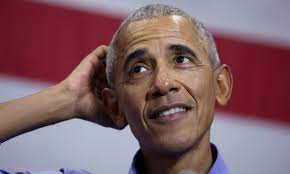
#> input picture train/obama/images.jpg, 290 x 174 px, given in place of images.jpeg, which was not available
$ python '2 readingImage2.py'
#> lines starting #> are read from the running program, lines starting #| are printed output that depends on the picture
import cv2

img = cv2.imread("images/images.jpeg", 0)
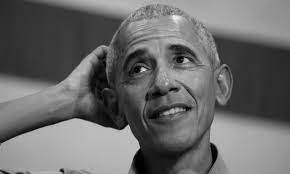
#> img: shape (174, 290); min 0, max 243, mean 106.4
print(type(img))
#| <class 'numpy.ndarray'>
print(img) #will print the n array
#> (printed output is left out)
print(img.shape) #pixels 1485, 990 is greater than my screen
#| (174, 290)
print(img.ndim) #the dimension ie gray or rbg
#| 2
cv2.imshow("Galaxy default", img)
cv2.waitKey(0)

$ run again, with train/obama/16723221568690.jpg copied over train/obama/images.jpg
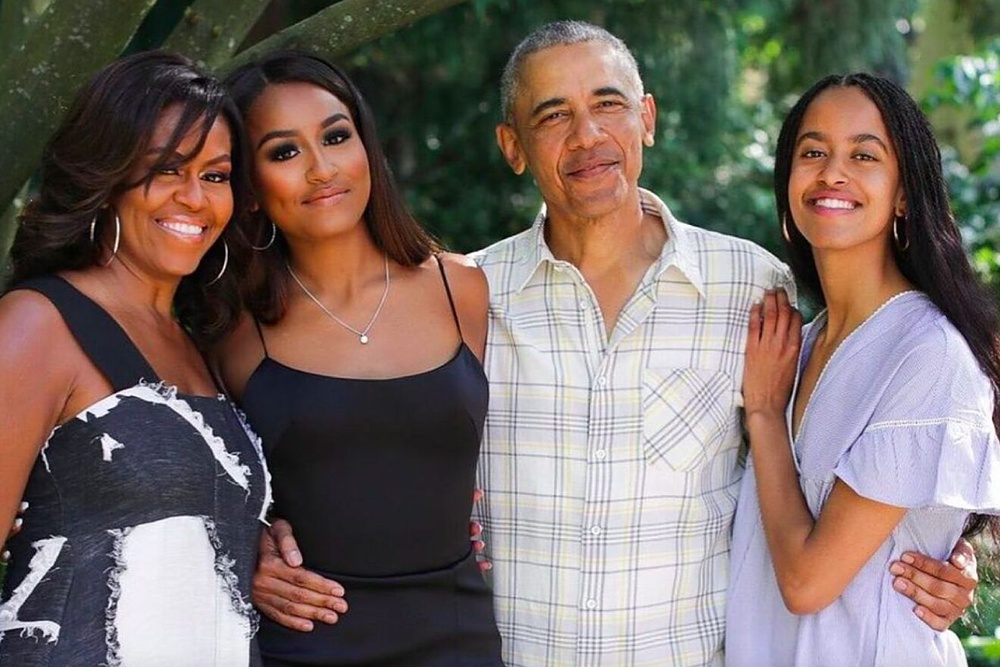
#> input picture train/obama/16723221568690.jpg, 1000 x 667 px, shrunk from 1320 x 881 before the run, given in place of images.jpeg, which was not available
#> `img = cv2.imread("images/images.jpeg", 0)`:
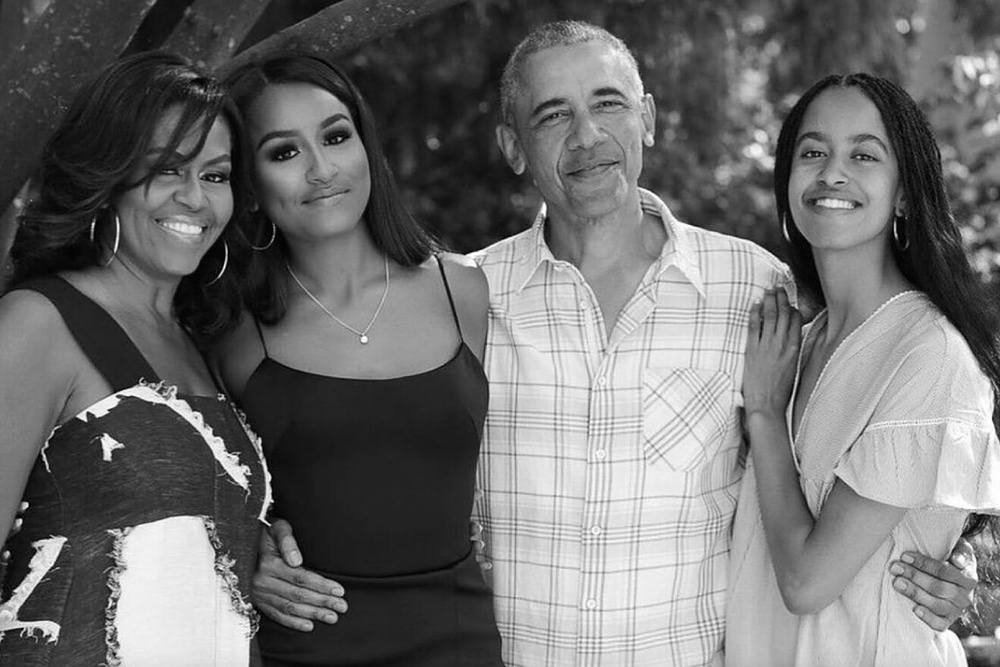
#> img: shape (667, 1000); min 0, max 255, mean 110.9
#| <class 'numpy.ndarray'>
#> (printed output is left out)
#| (667, 1000)
#| 2

$ run again, with train/obama/Barack-Obama-5efdc12a59bd48dd8da8ca2816d50a66.jpg copied over train/obama/images.jpg
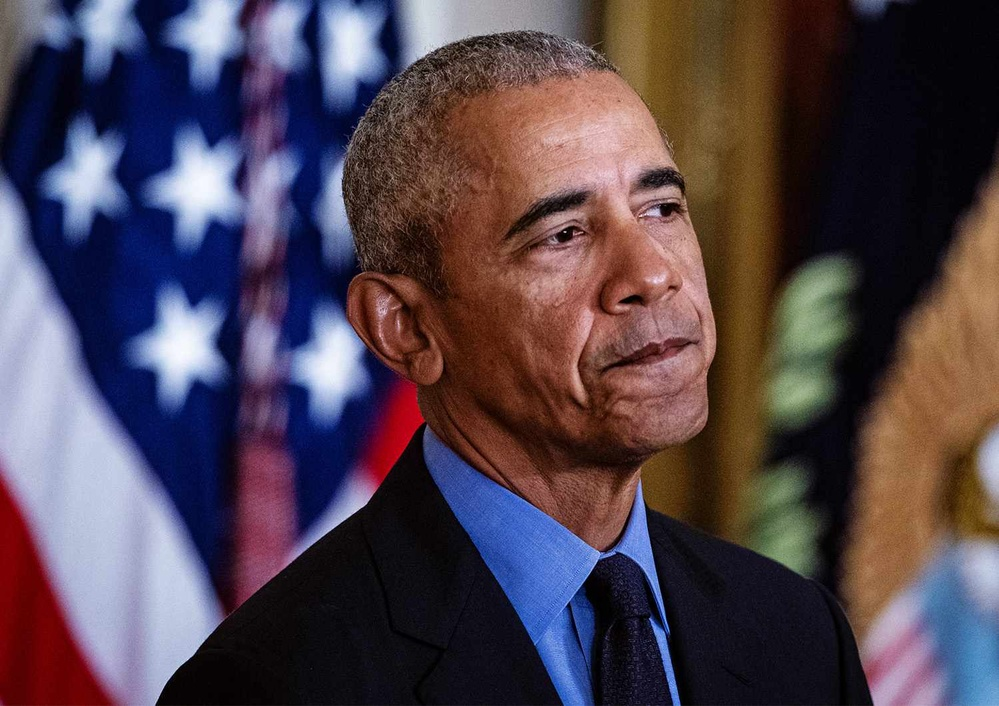
#> input picture train/obama/Barack-Obama-5efdc12a59bd48dd8da8ca2816d50a66.jpg, 999 x 706 px, shrunk from 1500 x 1060 before the run, given in place of images.jpeg, which was not available
#> `img = cv2.imread("images/images.jpeg", 0)`:
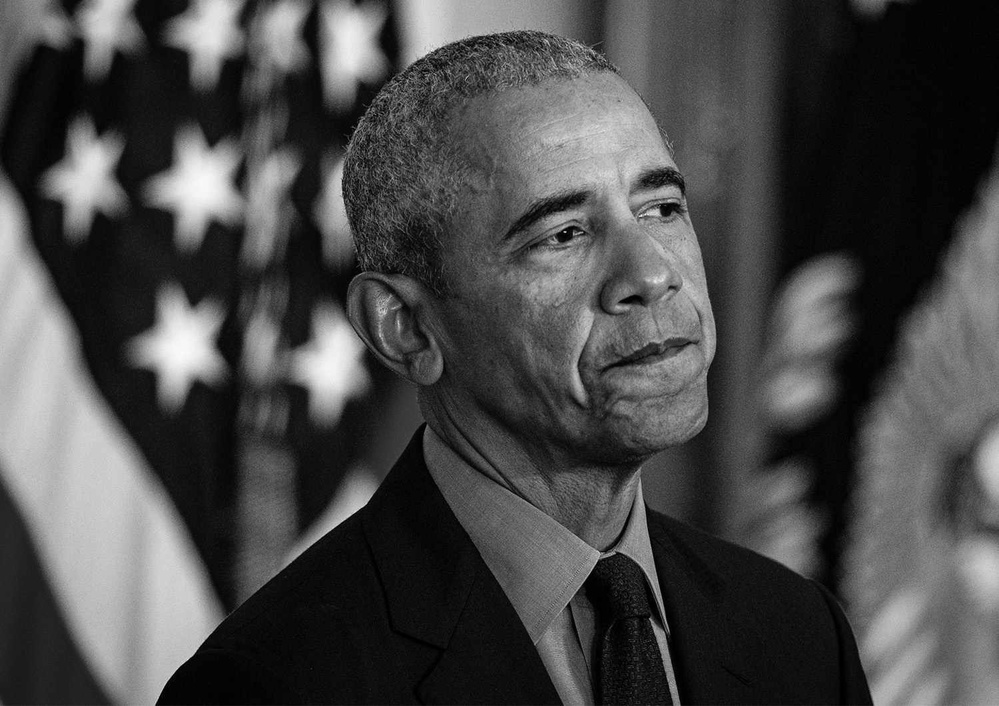
#> img: shape (706, 999); min 0, max 252, mean 73
#| <class 'numpy.ndarray'>
#> (printed output is left out)
#| (706, 999)
#| 2

$ run again, with train/obama/download (1).jpg copied over train/obama/images.jpg
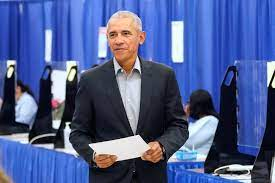
#> input picture train/obama/download (1).jpg, 275 x 183 px, given in place of images.jpeg, which was not available
#> `img = cv2.imread("images/images.jpeg", 0)`:
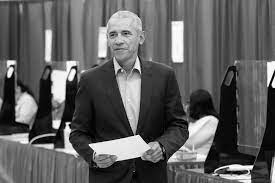
#> img: shape (183, 275); min 0, max 255, mean 93.7
#| <class 'numpy.ndarray'>
#> (printed output is left out)
#| (183, 275)
#| 2
